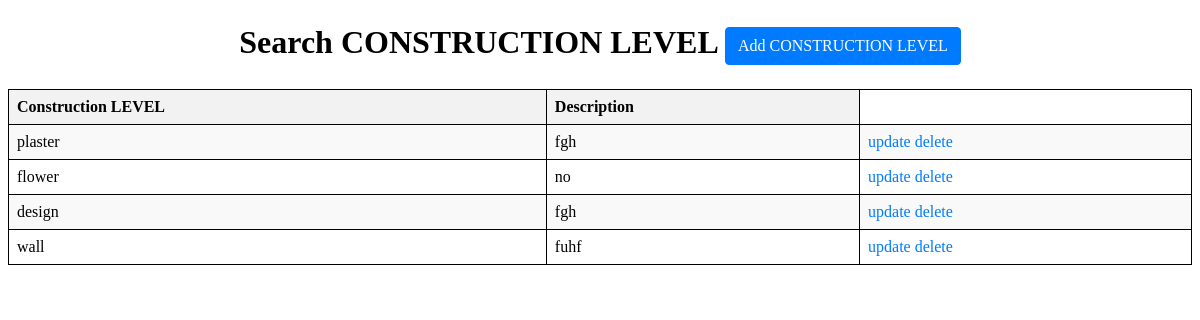
Screenshot of /searchconstructionlevel (signed in) with the database file from the repository.
### construction/models.py (models this page shows, shortened)
class constructionlevel (models.Model):
    constructionlevelname  = models.CharField(max_length=50)
    description = models.TextField()

### construction/middlewares.py (the view)
    def wrapped_view (request,*args,**kwargs):
        if request.user.is_authenticated==False:
            return redirect('login')
        return view_function(request,*args,**kwargs)

### construction/views.py (called while the page is built)
@auth
def searchconstructionlevel(request):
    levels = constructionlevel.objects.all()
    return render(request, "searchconstructionlevel.html", {'levels': levels})

### construction/templates/searchconstructionlevel.html (shortened to what this page needs)
<h1 class="m-4 text-center">Search CONSTRUCTION LEVEL <a href="/createconstructionlevel" class="btn btn-primary">Add CONSTRUCTION LEVEL</a></h1>
<table border="2">
    <tr align="center">
        <th>Construction LEVEL</th>
        <th>Description</th>
    </tr>
    {%for i in levels %}
    <tr align="center">
        <td>{{i.constructionlevelname}}</td>
        <td>{{i.description}}</td>
        <td> <a href="/updateconstructionlevel/{{i.id}}"> update</a>
            <a href="/deleteconstructionlevel/{{i.id}}"> delete</a></td>
    </tr>
    {% endfor %}
</table>
</body>
</html>

### construction/templates/searchconstructionlevel.html (style rules this page uses)
.m-4 { margin: 1.5rem; }
.text-center { text-align: center; }
.btn { display: inline-block; font-weight: 400; color: #fff; text-align: center; vertical-align: middle; user-select: none; background-color: #007bff; border: 1px solid transparent; padding: 0.375rem 0.75rem; font-size: 1rem; line-height: 1.5; border-radius: 0.25rem; text-decoration: none; }
.btn-primary { background-color: #007bff; border-color: #007bff; }
table { width: 100%; border-collapse: collapse; margin-top: 20px; }
table, th, td { border: 1px solid black; }
th, td { padding: 8px; text-align: left; }
th { background-color: #f2f2f2; }
tr:nth-child(even) { background-color: #f9f9f9; }
a { color: #007bff; text-decoration: none; }

### rows the page displays
constructionlevel: constructionlevelname "plaster", description "fgh"
constructionlevel: constructionlevelname "flower", description "no"
constructionlevel: constructionlevelname "design", description "fgh"
constructionlevel: constructionlevelname "wall", description "fuhf"
